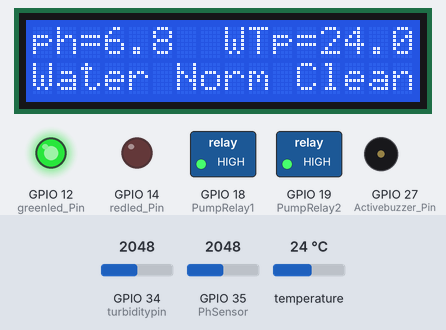
The sketch below on a simulated ESP32. Parts: 16×2 character LCD, switched loads named in the sketch (green lamp = pin HIGH), output pins drawn as LEDs (lit = HIGH), buzzer (waves = sounding, pin HIGH). The inputs (shaded band) are chosen by the test bench; at power-on: temperature 24 °C, GPIO 34 (turbiditypin) = 2048, GPIO 35 (PhSensor) = 2048. WiFi joins after 1.5 s; servers stay silent unless stated; what the sketch prints to the serial monitor is not drawn.

Above: at 8.8 s.
8.9 s: temperature set to 18.9 °C
At 9.5 s:
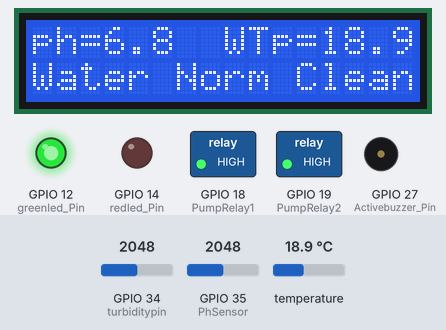
10.6 s: temperature set to 17.9 °C
At 11.6 s:
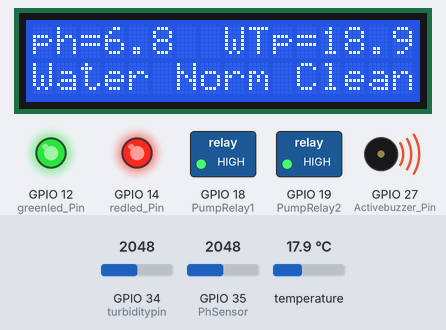
14.6 s: GPIO 34 (turbiditypin) set to 1505
17.8 s: GPIO 34 (turbiditypin) set to 1418
At 19.7 s:
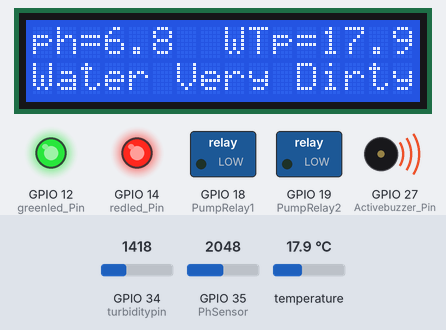
21.7 s: GPIO 34 (turbiditypin) set to 2866
At 25.5 s:
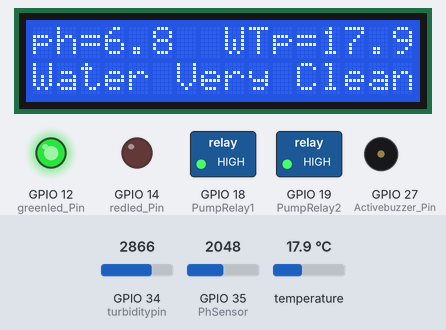
25.7 s: temperature set to 10.3 °C
At 29.1 s:
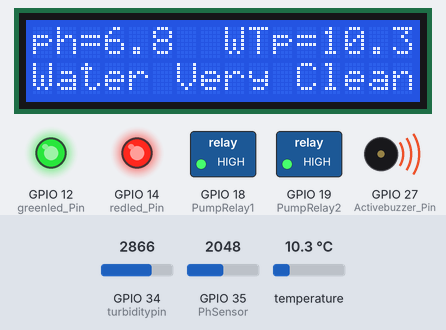
29.7 s: temperature set to 9.3 °C
At 33.5 s:
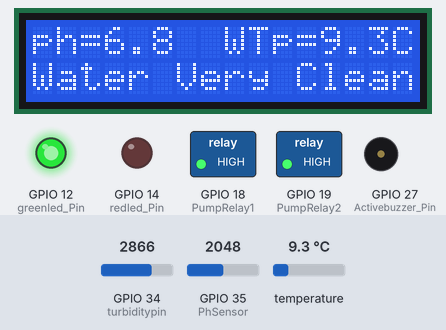
Timing chart, 0 to 34.7 s (numbered marks = the images above; inputs shaded):
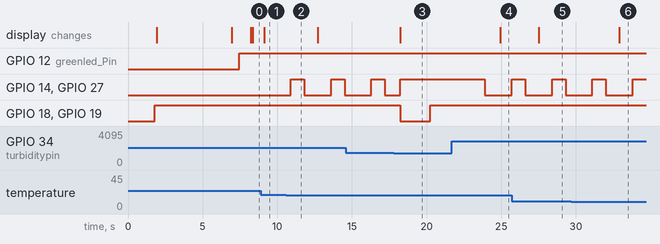

The sketch:

IOT_BA_1.INO
```cpp
// BLYNK APP CONTROL
#define BLYNK_TEMPLATE_ID "TMPL2YT730Sk-"
#define BLYNK_DEVICE_NAME "IOT Water Quality For Fish And Aquaculture System"
#define BLYNK_AUTH_TOKEN "079gBDvJZeAz5g_WAAUHz0vdYEvhrG6B"

// PH declarations
#define PhSensor 35         // the pH meter Analog output is connected with the Arduino’s Analog
unsigned long int avgValue;  //Store the average value of the sensor feedback
float b;
int buf[10],temp;

// Turbidity sensor
int turbiditypin = 34;
int senseData;

#define BLYNK_PRINT Serial
#include <WiFi.h>
#include <WiFiClient.h>
#include <BlynkSimpleEsp32.h>
#include <SimpleTimer.h>

//------------ water temperature --------
#include <OneWire.h>
#include <DallasTemperature.h>

#define SENSOR_PIN  17 // ESP32 pin GIOP17 connected to DS18B20 sensor's DATA pin

OneWire oneWire(SENSOR_PIN);
DallasTemperature DS18B20(&oneWire);

float temp_C; // temperature in Celsius
float temp_F; // temperature in Fahrenheit

  // LCD DISPLAY LIBRARY
#include <LiquidCrystal_I2C.h> // library for I2C LCD
LiquidCrystal_I2C lcd(0x27, 16, 2); // set the LCD address to 0x27 for a 16 chars and 2 line display

//lCD Diclarations
// int SDA - Pin G21
// int SCL - Pin G22
// VCC - 5V INPUT SIDE
// GND - GND

// PUMP RELAY declarations

int PumpRelay1 = 18;
int PumpRelay2 = 19;

bool eventTrigger;

//------------Indicators of the system -------
int greenled_Pin = 12;
int redled_Pin = 14;
int Activebuzzer_Pin = 27;
//-----------------------------------------

BlynkTimer timer;

//BLYNK APP AND INTENET CONNECTIONS
char auth[] = BLYNK_AUTH_TOKEN;
char ssid[] = "abdi";
char pass[] = "12345678";

void setup()
{
  Serial.begin(9600);
  Serial.println("Ready");    //Test the serial monitor
  // output indicators ------
  pinMode(greenled_Pin, OUTPUT);
  pinMode(redled_Pin, OUTPUT);
  pinMode(Activebuzzer_Pin, OUTPUT);

  // ph SENSOR
  pinMode(PhSensor,INPUT);
  pinMode(PumpRelay1, OUTPUT);
  pinMode(PumpRelay2, OUTPUT);


  // turbidity SENSOR
  pinMode(turbiditypin, INPUT);

  Blynk.begin(auth, ssid, pass);

  digitalWrite(PumpRelay1, HIGH);
  digitalWrite(PumpRelay2, HIGH);

  timer.setInterval(1000L, Water_Sensor1);
  timer.setInterval(1000L, PH_Sensor2);
  timer.setInterval(1000L, Turbidity_Sensor3);


  //other important setups


  DS18B20.begin();    // initialize the water temp DS18B20 sensor
  //other importants

  lcd.begin();
  lcd.backlight();
  lcd.clear();

  lcd.setCursor(0,0);
  lcd.print("IOT AQUACULTURE");
  lcd.setCursor(0,1);
  lcd.print(" CONTROL SYSTEM");
  delay(5000);
  lcd.clear();

  lcd.setCursor(0,0);
  lcd.print("ph=7,0");

  lcd.setCursor(9,0);
  lcd.print("WTp=29C");

  lcd.setCursor(2,1);
  lcd.print("Water Quality Data");
  delay(500);
}

//----------------------------------- First Function -----------------
void Water_Sensor1() {
  DS18B20.requestTemperatures();       // send the command to get temperatures
  temp_C = DS18B20.getTempCByIndex(0);  // read temperature in °C
  temp_F = temp_C * 9 / 5 + 32; // convert °C to °F

  Serial.print("Temperature: ");
  Serial.print(temp_C,1);    // print the temperature in °C
  Serial.print("°C");
  Serial.print("  ~  ");  // separator between °C and °F
  Serial.print(temp_F);    // print the temperature in °F
  Serial.println("°F");

  if (temp_C==24 && temp_F==75.2 || temp_C==27 && temp_F==80.6){
    Blynk.virtualWrite(V6, LOW);
    digitalWrite(redled_Pin,LOW);
    digitalWrite(Activebuzzer_Pin,LOW);
  }
  else if (temp_C<=18.5 && temp_F<=65.3 || temp_C>=32.5 && temp_F>=90.5){
    Blynk.logEvent("tempwatergreaterorlessthan","heerkulka waterka wuu kayaryahy 18.5C ama wuu kabadanyahay 32.5!");
    Blynk.virtualWrite(V6, HIGH);
    digitalWrite(redled_Pin,HIGH);
    digitalWrite(Activebuzzer_Pin,HIGH);
    delay(900);
    Blynk.virtualWrite(V6, LOW);
    digitalWrite(redled_Pin,LOW);
    digitalWrite(Activebuzzer_Pin,LOW);
    delay(900);
  }
  else{
    Blynk.virtualWrite(V6, LOW);
    digitalWrite(redled_Pin,LOW);
    digitalWrite(Activebuzzer_Pin,LOW);
    Blynk.logEvent("TempRangeOUT","HEERKUL BIYAHA MEESHA LOOGU TALAGALAY AYUU KABAXAY!");
  }
  lcd.setCursor(8,0);
  lcd.print("WTp=");
  lcd.print(temp_C,1);
  lcd.print("C");
  Blynk.virtualWrite(V2, temp_C); //v2 will show data into the blynk app
  }


//----------------------------------- Second Function -----------------
void PH_Sensor2(){
 for(int i=0;i<10;i++)       //Get 10 sample value from the sensor for smooth the value
  {
    buf[i]=analogRead(PhSensor);
    delay(10);
  }
  for(int i=0;i<9;i++)        //sort the analog from small to large
  {
    for(int j=i+1;j<10;j++)
    {
      if(buf[i]>buf[j])
      {
        temp=buf[i];
        buf[i]=buf[j];
        buf[j]=temp;
      }
    }
  }
  avgValue=0;
  for(int i=2;i<8;i++)                      //take the average value of 6 center sample
    avgValue+=buf[i];
  float phValue=(float)avgValue*5.0/4096/6; //convert the analog into millivolt
  phValue=3.5*phValue-2;                      //convert the millivolt into pH value
  Serial.print("    pH:");
  Serial.println(phValue,1);

if (phValue<4.5 || phValue>9.5){
    Blynk.logEvent("PhChanged","Phka waxa uu kabatay 9.5 ama kayaraaday 4.5!");
    Blynk.virtualWrite(V6, HIGH);
    digitalWrite(redled_Pin,HIGH);
    digitalWrite(Activebuzzer_Pin,HIGH);
    delay(900);
    Blynk.virtualWrite(V6, LOW);
    digitalWrite(redled_Pin,LOW);
    digitalWrite(Activebuzzer_Pin,LOW);
    delay(900);
  }
  else{
    Blynk.virtualWrite(V6, LOW);
    digitalWrite(redled_Pin,LOW);
    digitalWrite(Activebuzzer_Pin,LOW);
  }

  lcd.setCursor(0,0);
  lcd.print("ph=");
  lcd.print(phValue,1);
  Blynk.virtualWrite(V0, phValue);
  }


//----------------------------------- Third Function -----------------
void Turbidity_Sensor3()
{
  // put your main code here, to run repeatedly:
senseData = analogRead(turbiditypin);
int RealData = map(senseData, 0, 4095, 45, 0);
//int RealData = map(senseData, 0, 1500, 45, 0);
Serial.println(RealData);

if(RealData<15){
Serial.println("Water Very Clean");
lcd.setCursor(0,1);
lcd.print("Water Very Clean");
}

if(RealData>=15 && RealData<30) {
Serial.println("Water Norm Clean");
lcd.setCursor(0,1);
lcd.print("Water Norm Clean");
}

if(RealData>=30){
Blynk.virtualWrite(V6, HIGH);
digitalWrite(redled_Pin,HIGH);
digitalWrite(Activebuzzer_Pin,HIGH);
Serial.println("Water Very Dirty");
lcd.setCursor(0,1);
lcd.print("Water Very Dirty");
digitalWrite(PumpRelay1, LOW);
digitalWrite(PumpRelay2, LOW);
Blynk.virtualWrite(V3, HIGH);
Blynk.virtualWrite(V4, HIGH);
delay(2000);
digitalWrite(PumpRelay1, HIGH);
digitalWrite(PumpRelay2, HIGH);
Blynk.virtualWrite(V3, LOW);
Blynk.virtualWrite(V4, LOW);
delay(2000);
}
 else{
    Blynk.virtualWrite(V6, LOW);
    digitalWrite(redled_Pin,LOW);
    digitalWrite(Activebuzzer_Pin,LOW);
    digitalWrite(PumpRelay1, HIGH);
    digitalWrite(PumpRelay2, HIGH);
    Blynk.virtualWrite(V3, LOW);
    Blynk.virtualWrite(V4, LOW);
  }
  Blynk.virtualWrite(V1,RealData);
}


// -------------- Loop Operations --------------
void loop()
{
Blynk.virtualWrite(V5, HIGH);
digitalWrite(greenled_Pin,HIGH);
timer.run();
Blynk.run();

}
```

Measured:
- the behaviour switches between 18.5 and 18.4 °C on temperature (found by bisection; images 1 and 2)
- the behaviour switches between 1456 and 1455 on GPIO 34 (turbiditypin) (found by bisection; images 2 and 3)
- the behaviour switches between 10 and 9.9 °C on temperature (found by bisection; images 5 and 6)
- after the input at 8.9 s, the display: changes after 0.22 s (image 1)
- after the input at 10.6 s, GPIO 14 (redled_Pin), GPIO 27 (Activebuzzer_Pin): alternates HIGH for 0.90 s and LOW for 1.8 s, starting after 0.31 s
- after the input at 17.8 s, GPIO 18 (PumpRelay1), GPIO 19 (PumpRelay2): HIGH → LOW after 0.44 s, → HIGH 2.0 s later; the display: changes after 0.44 s (image 3)
- after the input at 21.7 s, GPIO 14 (redled_Pin), GPIO 27 (Activebuzzer_Pin): goes on until 23.9 s, then stays LOW; GPIO 18 (PumpRelay1), GPIO 19 (PumpRelay2): stays HIGH (without the input it goes to LOW after 3.2 s); the display: changes after 3.2 s (image 4)
- after the input at 25.7 s, the display: changes after 1.8 s (image 5)
- after the input at 29.7 s, the display: changes after 3.2 s (image 6)
